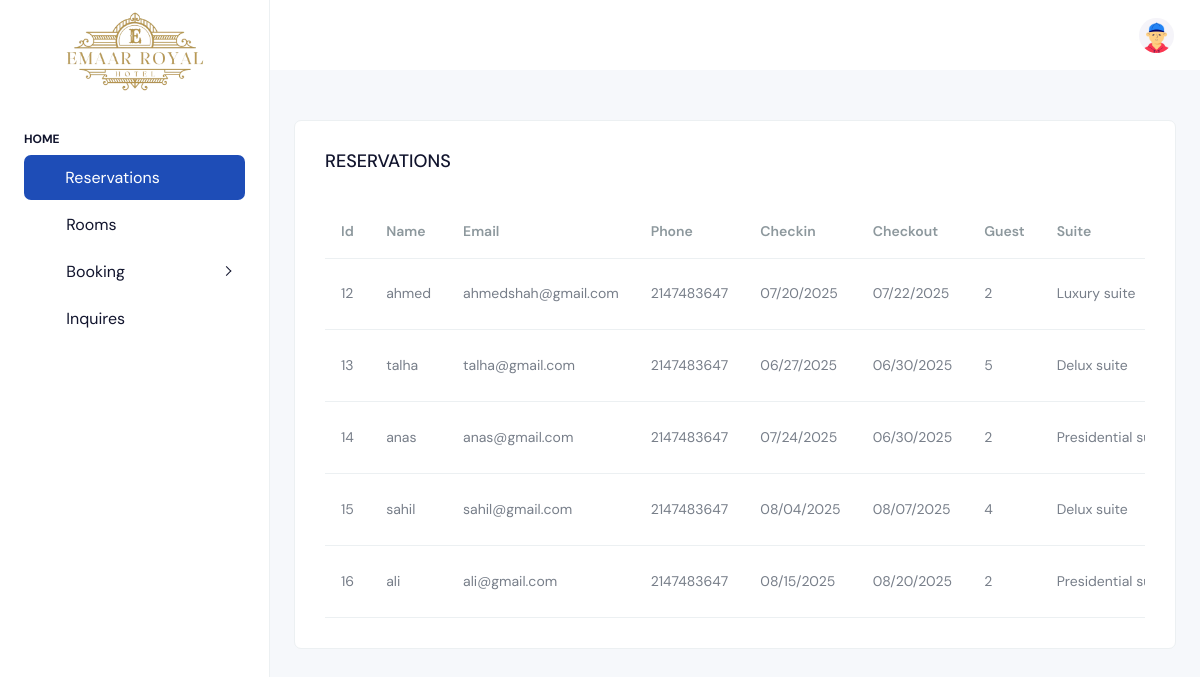
The app's page /admin-dash.php with its own data.
### tables this page shows
CREATE TABLE `reservations` (
  `Id` int(11) NOT NULL,
  `Name` varchar(50) DEFAULT NULL,
  `Email` varchar(255) NOT NULL,
  `Phone` int(20) DEFAULT NULL,
  `Checkin` varchar(20) DEFAULT NULL,
  `Checkout` varchar(20) DEFAULT NULL,
  `Guest` int(5) DEFAULT NULL,
  `Room` varchar(50) DEFAULT NULL,
  `Suite` varchar(255) DEFAULT NULL,
  `Request` varchar(200) DEFAULT NULL,
  `inq_res_email` varchar(255) DEFAULT NULL
);

### admin-dash.php (the view, shortened to what this page needs)
<?php
include('inc.connection.php');
$sql = "SELECT * FROM `reservations`";
$result = mysqli_query($conn, $sql);
?>
<!doctype html>
<html lang="en">
<head>
  <link rel="stylesheet" href="./assets/css/styles.min.css" />
</head>
<body>
  <div class="page-wrapper" id="main-wrapper" style="padding-top: 0 !important;" data-layout="vertical" data-navbarbg="skin6" data-sidebartype="full"
    data-sidebar-position="fixed" data-header-position="fixed">
    <aside class="left-sidebar" style="margin-top: 0 !important; padding-top: 0 !important; top: 0 !important;">
      <div>
        <div class="brand-logo d-flex align-items-center justify-content-center">
          <a href="./admin-dash.php" class="text-nowrap logo-img">
            <img src="images/logo.png" alt="" />
          </a>
        </div>
        <nav class="sidebar-nav scroll-sidebar" data-simplebar="">
          <ul id="sidebarnav">
            <li class="nav-small-cap">
              <span class="hide-menu">Home</span>
            </li>
            <li class="sidebar-item">
              <a class="sidebar-link" href="./admin-dash.php" aria-expanded="false">
                <i class="ti ti-receipt"></i>
                <span class="hide-menu">Reservations</span>
              </a>
            </li>
            <li class="sidebar-item">
              <a class="sidebar-link justify-content-between" href="room_status.php" aria-expanded="false">
                <div class="d-flex align-items-center gap-3">
                  <span class="d-flex">
                    <i class="ti ti-key"></i>
                  </span>
                  <span class="hide-menu">Rooms</span>
                </div>
              </a>
            </li>
            <li class="sidebar-item">
              <a class="sidebar-link has-arrow justify-content-between" href="javascript:void(0)" aria-expanded="false">
                <div class="d-flex align-items-center gap-3">
                  <span class="d-flex">
                    <i class="ti ti-bookmark"></i>
                  </span>
                  <span class="hide-menu">Booking</span>
                </div>
              </a>
            </li>
            <li class="sidebar-item">
              <a class="sidebar-link justify-content-between" href="admin-inquiry.php" aria-expanded="false">
                <div class="d-flex align-items-center gap-3">
                  <span class="d-flex">
                    <i class="ti ti-help"></i>
                  </span>
                  <span class="hide-menu">Inquires</span>
                </div>
              </a>
            </li>
        </nav>
      </div>
    </aside>
    <div class="body-wrapper">
      <header class="app-header">
        <nav class="navbar navbar-expand-lg navbar-light">
          <div class="navbar-collapse justify-content-end px-0" id="navbarNav">
            <ul class="navbar-nav flex-row ms-auto align-items-center justify-content-end">
              <li class="nav-item dropdown">
                <a class="nav-link " href="javascript:void(0)" id="drop2" data-bs-toggle="dropdown"
                  aria-expanded="false">
                  <img src="./assets/images/profile/user-1.jpg" alt="" width="35" height="35" class="rounded-circle">
                </a>
              </li>
            </ul>
          </div>
        </nav>
      </header>
      <div class="body-wrapper-inner">
        <div class="container-fluid">
          <div class="row" style="margin-top: -60px;">
            <div class="col-12">
              <div class="card">
                <div class="card-body">
                  <div class="d-md-flex align-items-center">
                    <div>
                      <h4 class="card-title">RESERVATIONS</h4>
                    </div>
                  </div>
                  <div class="table-responsive mt-4">
                    <table class="table mb-0 text-nowrap varient-table align-middle fs-3">
                      <thead>
                        <tr>
                          <th scope="col" class="px-3 text-muted ">Id</th>
                          <th scope="col" class="px-3 text-muted">Name</th>
                          <th scope="col" class="px-3 text-muted">Email</th>
                          <th scope="col" class="px-3 text-muted">Phone</th>
                          <th scope="col" class="px-3 text-muted">Checkin</th>
                          <th scope="col" class="px-3 text-muted">Checkout</th>
                          <th scope="col" class="px-3 text-muted">Guest</th>
                          <th scope="col" class="px-3 text-muted">Suite</th>
                      </thead>
                      <tbody>
                        <?php $srno = 1;
                        while ($row = mysqli_fetch_assoc($result)) { ?>
                          <tr>
                            <td class="px-3">
                              <div class="d-flex align-items-center">
                                <?php echo $row['Id']; ?>
                              </div>
                            </td>
                            <td class="px-3">
                              <div class="d-flex align-items-center">
                                <?php echo $row['Name']; ?>
                              </div>
                            </td>
                            <td class="px-3">
                              <div class="d-flex align-items-center">
                                <?php echo $row['Email']; ?>
                              </div>
                            </td>
                            <td class="px-3">
                              <div class="d-flex align-items-center">
                                <?php echo $row['Phone']; ?>
                              </div>
                            </td>
                            <td class="px-3">
                              <div class="d-flex align-items-center">
                                <?php echo $row['Checkin']; ?>
                              </div>
                            </td>
                            <td class="px-3">
                              <div class="d-flex align-items-center">
                                <?php echo $row['Checkout']; ?>
                              </div>
                            </td>
                            <td class="px-3">
                              <div class="d-flex align-items-center">
                                <?php echo $row['Guest']; ?>
                              </div>
                            </td>
                            <td class="px-3">
                              <div class="d-flex align-items-center">
                                <?php echo $row['Suite']; ?>
                              </div>
                            </td>
                          <?php $srno++;
                        } ?>
                      </tbody>
                    </table>
                  </div>
                </div>
              </div>
            </div>
          </div>
        </div>
      </div>
    </div>
  </div>
</body>
</html>

### admin-dash.php (style rules this page uses)
.app-header { margin-top: 0 !important; padding-top: 0 !important; position: relative; top: 0 !important; }
nav.navbar { margin-top: 0 !important; padding-top: 0 !important; }
.body-wrapper, #main-wrapper, .page-wrapper { margin-top: 0 !important; padding-top: 0 !important; }
.brand-logo img { width: 100%; height: 160px; margin-top: -26px; margin-bottom: -35px; }

### records on screen
reservations: Id "12", Name "ahmed", Email "ahmedshah@gmail.com", Phone "2147483647", Checkin "07/20/2025", Checkout "07/22/2025", Guest "2", Suite "Luxury suite"
reservations: Id "13", Name "talha", Email "talha@gmail.com", Phone "2147483647", Checkin "06/27/2025", Checkout "06/30/2025", Guest "5", Suite "Delux suite"
reservations: Id "14", Name "anas", Email "anas@gmail.com", Phone "2147483647", Checkin "07/24/2025", Checkout "06/30/2025", Guest "2", Suite "Presidential…"
reservations: Id "15", Name "sahil", Email "sahil@gmail.com", Phone "2147483647", Checkin "08/04/2025", Checkout "08/07/2025", Guest "4", Suite "Delux suite"
reservations: Id "16", Name "ali", Email "ali@gmail.com", Phone "2147483647", Checkin "08/15/2025", Checkout "08/20/2025", Guest "2", Suite "Presidential…"
